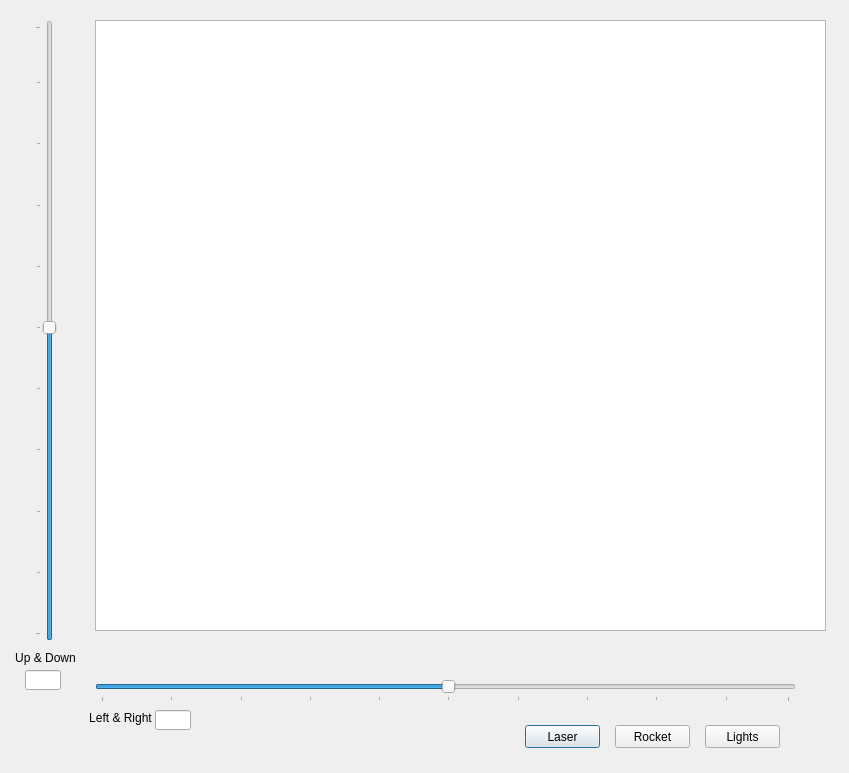
<?xml version="1.0" encoding="UTF-8"?>
<ui version="4.0">
 <class>chip_4</class>
 <widget class="QDialog" name="chip_4">
  <property name="geometry">
   <rect>
    <x>0</x>
    <y>0</y>
    <width>849</width>
    <height>773</height>
   </rect>
  </property>
  <property name="windowTitle">
   <string>Dialog</string>
  </property>
  <widget class="QSlider" name="horizontalSlider">
   <property name="geometry">
    <rect>
     <x>95</x>
     <y>680</y>
     <width>701</width>
     <height>22</height>
    </rect>
   </property>
   <property name="sliderPosition">
    <number>50</number>
   </property>
   <property name="orientation">
    <enum>Qt::Horizontal</enum>
   </property>
   <property name="tickPosition">
    <enum>QSlider::TicksBelow</enum>
   </property>
   <property name="tickInterval">
    <number>10</number>
   </property>
  </widget>
  <widget class="QSlider" name="verticalSlider">
   <property name="geometry">
    <rect>
     <x>35</x>
     <y>20</y>
     <width>22</width>
     <height>621</height>
    </rect>
   </property>
   <property name="sliderPosition">
    <number>50</number>
   </property>
   <property name="orientation">
    <enum>Qt::Vertical</enum>
   </property>
   <property name="tickPosition">
    <enum>QSlider::TicksAbove</enum>
   </property>
   <property name="tickInterval">
    <number>10</number>
   </property>
  </widget>
  <widget class="QGraphicsView" name="graphicsView">
   <property name="enabled">
    <bool>true</bool>
   </property>
   <property name="geometry">
    <rect>
     <x>95</x>
     <y>20</y>
     <width>731</width>
     <height>611</height>
    </rect>
   </property>
   <property name="cursor" stdset="0">
    <cursorShape>CrossCursor</cursorShape>
   </property>
   <property name="mouseTracking">
    <bool>true</bool>
   </property>
  </widget>
  <widget class="QLabel" name="label">
   <property name="geometry">
    <rect>
     <x>85</x>
     <y>710</y>
     <width>71</width>
     <height>16</height>
    </rect>
   </property>
   <property name="text">
    <string>Left &amp; Right</string>
   </property>
   <property name="alignment">
    <set>Qt::AlignCenter</set>
   </property>
  </widget>
  <widget class="QLabel" name="label_2">
   <property name="geometry">
    <rect>
     <x>15</x>
     <y>650</y>
     <width>61</width>
     <height>16</height>
    </rect>
   </property>
   <property name="text">
    <string>Up &amp; Down</string>
   </property>
   <property name="alignment">
    <set>Qt::AlignCenter</set>
   </property>
  </widget>
  <widget class="QPushButton" name="pushButton">
   <property name="geometry">
    <rect>
     <x>525</x>
     <y>725</y>
     <width>75</width>
     <height>23</height>
    </rect>
   </property>
   <property name="text">
    <string>Laser</string>
   </property>
  </widget>
  <widget class="QPushButton" name="pushButton_2">
   <property name="geometry">
    <rect>
     <x>615</x>
     <y>725</y>
     <width>75</width>
     <height>23</height>
    </rect>
   </property>
   <property name="text">
    <string>Rocket</string>
   </property>
  </widget>
  <widget class="QLineEdit" name="lineEdit">
   <property name="geometry">
    <rect>
     <x>155</x>
     <y>710</y>
     <width>36</width>
     <height>20</height>
    </rect>
   </property>
  </widget>
  <widget class="QLineEdit" name="lineEdit_2">
   <property name="geometry">
    <rect>
     <x>25</x>
     <y>670</y>
     <width>36</width>
     <height>20</height>
    </rect>
   </property>
  </widget>
  <widget class="QPushButton" name="pushButton_3">
   <property name="geometry">
    <rect>
     <x>705</x>
     <y>725</y>
     <width>75</width>
     <height>23</height>
    </rect>
   </property>
   <property name="text">
    <string>Lights</string>
   </property>
  </widget>
 </widget>
 <resources/>
 <connections/>
</ui>
